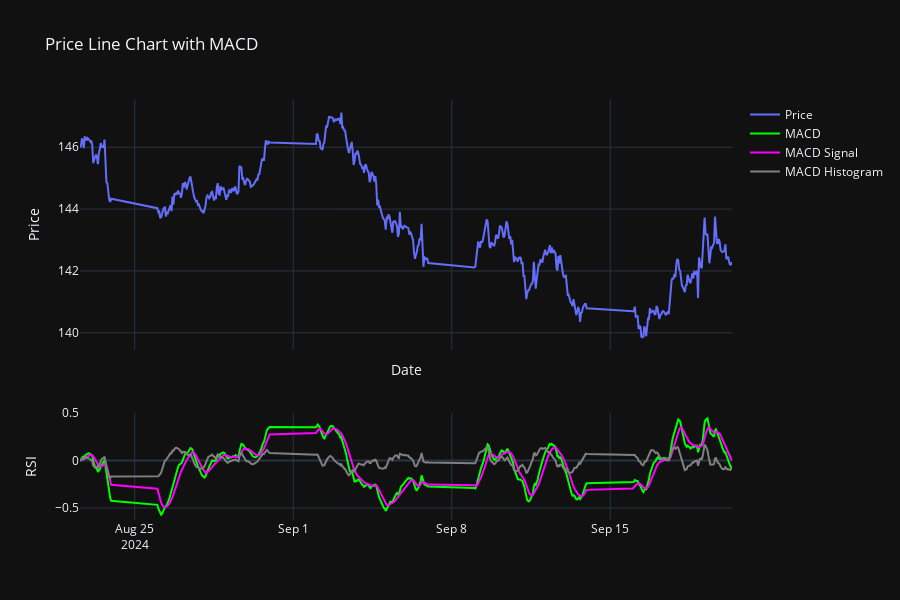
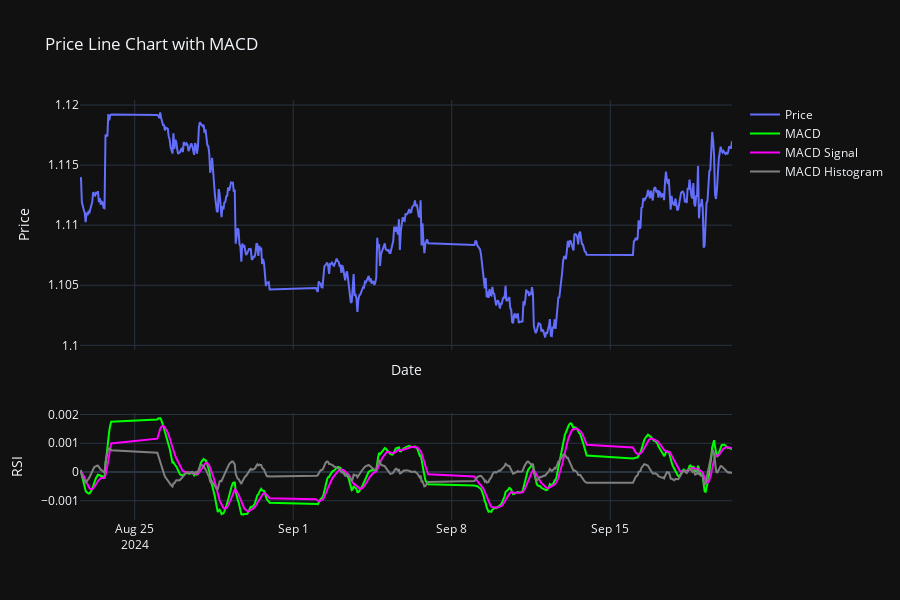
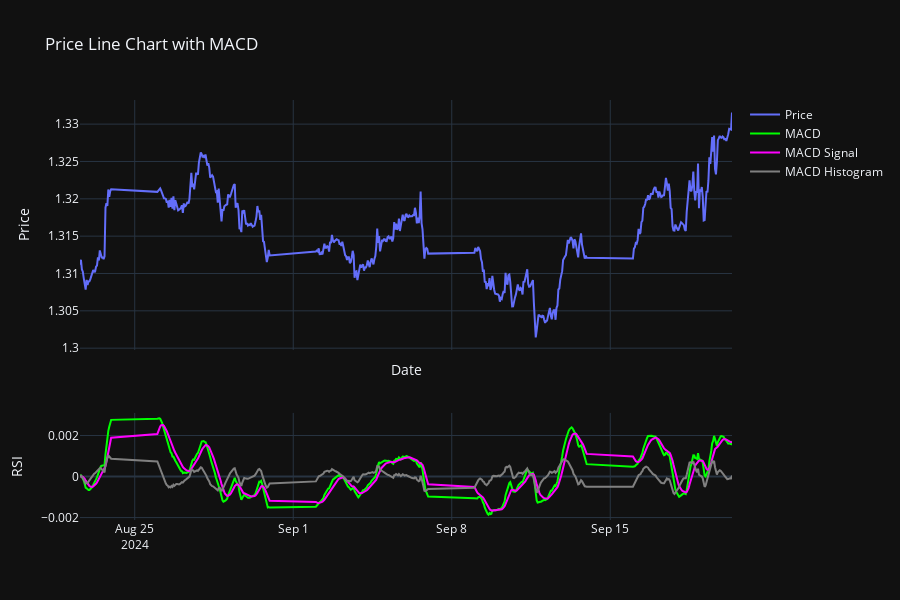
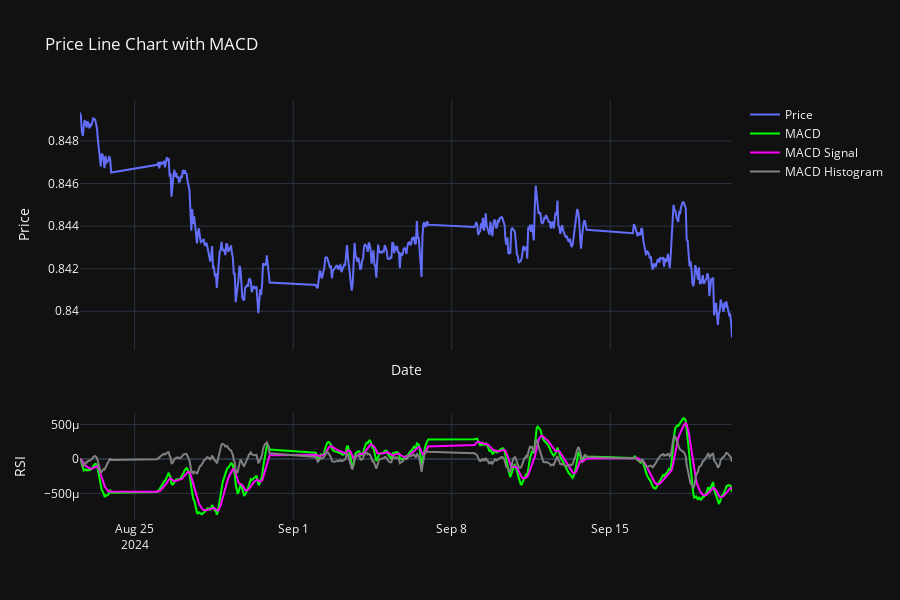

The code cell stored with these charts, in order, in its notebook:
### Code cell
import plotly.express as px
import plotly.graph_objects as go
from plotly.subplots import make_subplots

for symbol, df in mtd.data.items():
    MACD(df, column='close', short_period=12, long_period=26, signal_period=9)
    
    fig = make_subplots(
        rows=2, cols=1, 
        shared_xaxes=True,    # Share the X-axis (date axis) between the plots
        row_heights=[0.7, 0.3],  # Set heights (70% for price, 30% for RSI)
        vertical_spacing=0.15    # Space between the plots
        )

    fig.add_trace(
        go.Scatter(x=df['time'], y=df['close'], mode='lines', name='Price'),
        row=1, col=1
    )

    # Add the RSI line chart to the second subplot
    fig.add_trace(
        go.Scatter(x=df['time'], y=df['macd'], mode='lines', name='MACD', line_color='lime'),
        row=2, col=1
    )
    fig.add_trace(
        go.Scatter(x=df['time'], y=df['macd-signal'], mode='lines', name='MACD Signal', line_color='magenta'),
        row=2, col=1
    )
    fig.add_trace(
        go.Scatter(x=df['time'], y=df['macd-histogram'], mode='lines', name='MACD Histogram', line_color='grey'),
        row=2, col=1
    )




    # Update layout for dark mode and better readability
    fig.update_layout(
        title="Price Line Chart with MACD",
        height=600,  # Adjust the figure height
        template="plotly_dark",  # Apply dark mode template
        xaxis_title="Date",
        yaxis_title="Price",
        yaxis2_title="RSI",
    )

    fig.show()

### Figure 1 — Plotly figure (JSON) as saved in the notebook; plotly's stock layout.template omitted (floating-point values rounded to 4 significant figures; data arrays with more than 128 entries replaced by an {"elided": "..."} marker saying what was removed)
{"data": [{"mode": "lines", "name": "Price", "type": "scatter", "x": {"elided": "500 str values"}, "xaxis": "x", "y": {"elided": "500 float values"}, "yaxis": "y"}, {"line": {"color": "lime"}, "mode": "lines", "name": "MACD", "type": "scatter", "x": {"elided": "500 str values"}, "xaxis": "x2", "y": {"elided": "500 float values"}, "yaxis": "y2"}, {"line": {"color": "magenta"}, "mode": "lines", "name": "MACD Signal", "type": "scatter", "x": {"elided": "500 str values"}, "xaxis": "x2", "y": {"elided": "500 float values"}, "yaxis": "y2"}, {"line": {"color": "grey"}, "mode": "lines", "name": "MACD Histogram", "type": "scatter", "x": {"elided": "500 str values"}, "xaxis": "x2", "y": {"elided": "500 float values"}, "yaxis": "y2"}], "layout": {"height": 600, "title": {"text": "Price Line Chart with MACD"}, "xaxis": {"anchor": "y", "domain": [0, 1], "matches": "x2", "showticklabels": false, "title": {"text": "Date"}}, "xaxis2": {"anchor": "y2", "domain": [0, 1]}, "yaxis": {"anchor": "x", "domain": [0.405, 1], "title": {"text": "Price"}}, "yaxis2": {"anchor": "x2", "domain": [0, 0.255], "title": {"text": "RSI"}}}}

### Figure 2 — Plotly figure (JSON) as saved in the notebook; plotly's stock layout.template omitted (floating-point values rounded to 4 significant figures; data arrays with more than 128 entries replaced by an {"elided": "..."} marker saying what was removed)
{"data": [{"mode": "lines", "name": "Price", "type": "scatter", "x": {"elided": "500 str values"}, "xaxis": "x", "y": {"elided": "500 float values"}, "yaxis": "y"}, {"line": {"color": "lime"}, "mode": "lines", "name": "MACD", "type": "scatter", "x": {"elided": "500 str values"}, "xaxis": "x2", "y": {"elided": "500 float values"}, "yaxis": "y2"}, {"line": {"color": "magenta"}, "mode": "lines", "name": "MACD Signal", "type": "scatter", "x": {"elided": "500 str values"}, "xaxis": "x2", "y": {"elided": "500 float values"}, "yaxis": "y2"}, {"line": {"color": "grey"}, "mode": "lines", "name": "MACD Histogram", "type": "scatter", "x": {"elided": "500 str values"}, "xaxis": "x2", "y": {"elided": "500 float values"}, "yaxis": "y2"}], "layout": {"height": 600, "title": {"text": "Price Line Chart with MACD"}, "xaxis": {"anchor": "y", "domain": [0, 1], "matches": "x2", "showticklabels": false, "title": {"text": "Date"}}, "xaxis2": {"anchor": "y2", "domain": [0, 1]}, "yaxis": {"anchor": "x", "domain": [0.405, 1], "title": {"text": "Price"}}, "yaxis2": {"anchor": "x2", "domain": [0, 0.255], "title": {"text": "RSI"}}}}

### Figure 3 — Plotly figure (JSON) as saved in the notebook; plotly's stock layout.template omitted (floating-point values rounded to 4 significant figures; data arrays with more than 128 entries replaced by an {"elided": "..."} marker saying what was removed)
{"data": [{"mode": "lines", "name": "Price", "type": "scatter", "x": {"elided": "500 str values"}, "xaxis": "x", "y": {"elided": "500 float values"}, "yaxis": "y"}, {"line": {"color": "lime"}, "mode": "lines", "name": "MACD", "type": "scatter", "x": {"elided": "500 str values"}, "xaxis": "x2", "y": {"elided": "500 float values"}, "yaxis": "y2"}, {"line": {"color": "magenta"}, "mode": "lines", "name": "MACD Signal", "type": "scatter", "x": {"elided": "500 str values"}, "xaxis": "x2", "y": {"elided": "500 float values"}, "yaxis": "y2"}, {"line": {"color": "grey"}, "mode": "lines", "name": "MACD Histogram", "type": "scatter", "x": {"elided": "500 str values"}, "xaxis": "x2", "y": {"elided": "500 float values"}, "yaxis": "y2"}], "layout": {"height": 600, "title": {"text": "Price Line Chart with MACD"}, "xaxis": {"anchor": "y", "domain": [0, 1], "matches": "x2", "showticklabels": false, "title": {"text": "Date"}}, "xaxis2": {"anchor": "y2", "domain": [0, 1]}, "yaxis": {"anchor": "x", "domain": [0.405, 1], "title": {"text": "Price"}}, "yaxis2": {"anchor": "x2", "domain": [0, 0.255], "title": {"text": "RSI"}}}}

### Figure 4 — Plotly figure (JSON) as saved in the notebook; plotly's stock layout.template omitted (floating-point values rounded to 4 significant figures; data arrays with more than 128 entries replaced by an {"elided": "..."} marker saying what was removed)
{"data": [{"mode": "lines", "name": "Price", "type": "scatter", "x": {"elided": "500 str values"}, "xaxis": "x", "y": {"elided": "500 float values"}, "yaxis": "y"}, {"line": {"color": "lime"}, "mode": "lines", "name": "MACD", "type": "scatter", "x": {"elided": "500 str values"}, "xaxis": "x2", "y": {"elided": "500 float values"}, "yaxis": "y2"}, {"line": {"color": "magenta"}, "mode": "lines", "name": "MACD Signal", "type": "scatter", "x": {"elided": "500 str values"}, "xaxis": "x2", "y": {"elided": "500 float values"}, "yaxis": "y2"}, {"line": {"color": "grey"}, "mode": "lines", "name": "MACD Histogram", "type": "scatter", "x": {"elided": "500 str values"}, "xaxis": "x2", "y": {"elided": "500 float values"}, "yaxis": "y2"}], "layout": {"height": 600, "title": {"text": "Price Line Chart with MACD"}, "xaxis": {"anchor": "y", "domain": [0, 1], "matches": "x2", "showticklabels": false, "title": {"text": "Date"}}, "xaxis2": {"anchor": "y2", "domain": [0, 1]}, "yaxis": {"anchor": "x", "domain": [0.405, 1], "title": {"text": "Price"}}, "yaxis2": {"anchor": "x2", "domain": [0, 0.255], "title": {"text": "RSI"}}}}
